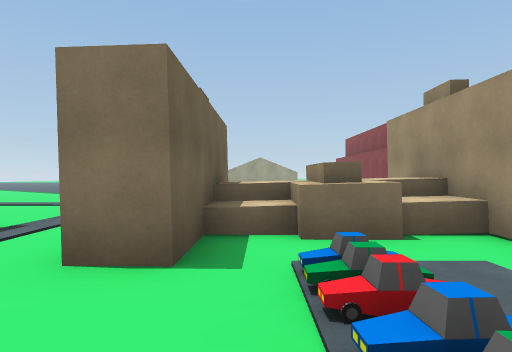
[1] (above)

24 first-person views from a walk through a 3-D level made in the Unity game engine. The camera is 1.5 m above the floor, looks level and sees 75° across. The floor is counted in squares, 2 m on a side. Each view is taken from the middle of a square. On the plan, view 1 faces up. The plan holds only what a view shows up to about 11 squares ahead; the rest is blank. The place goes on beyond the plan. The player character is not drawn.

[2]
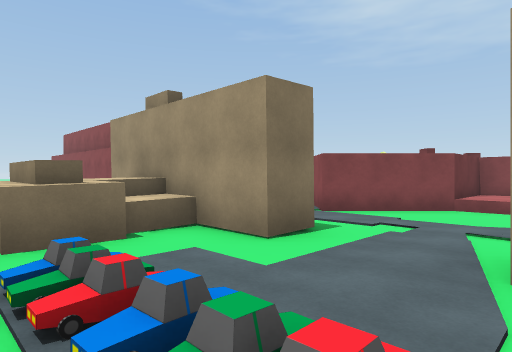

[3]
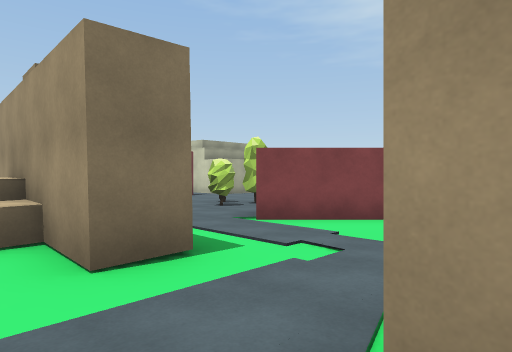

[4]
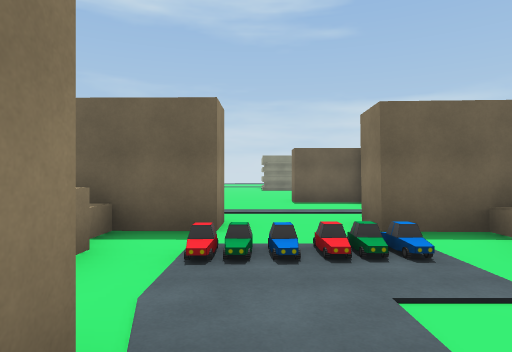

[5]
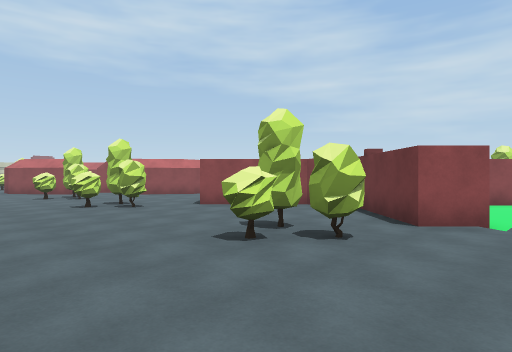

[6]
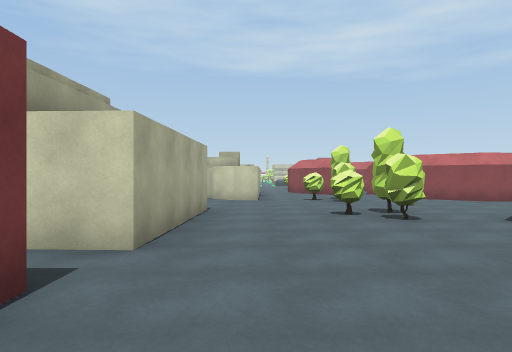

[7]
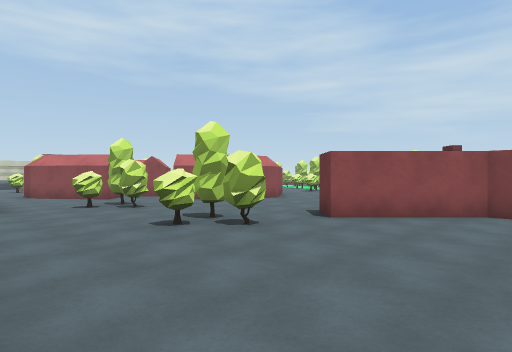

[8]
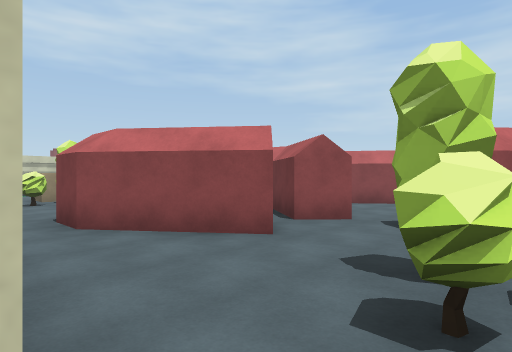

[9]
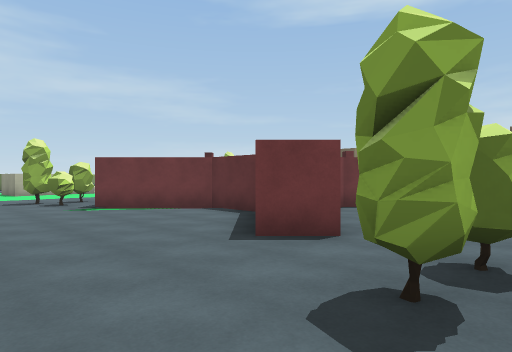

[10]
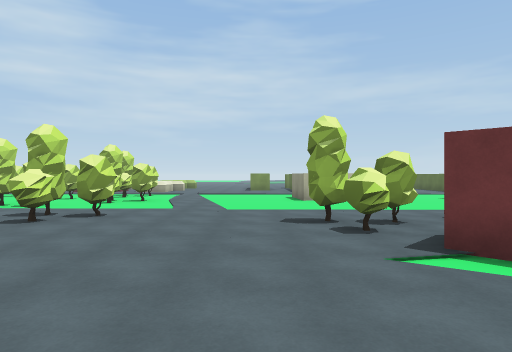

[11]
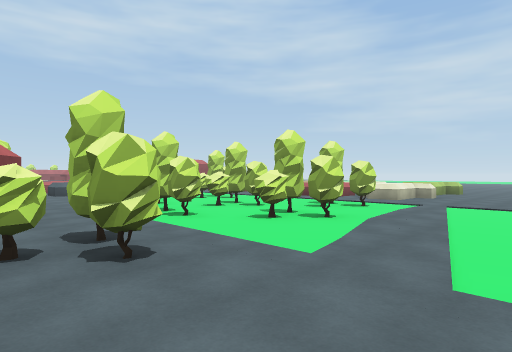

[12]
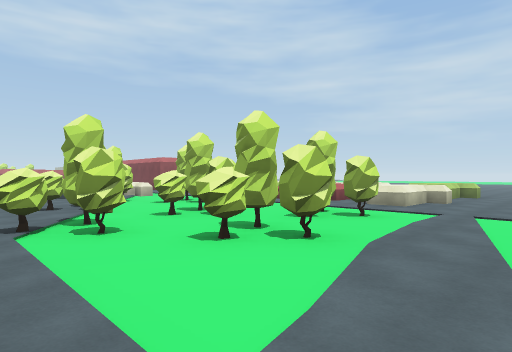

[13]
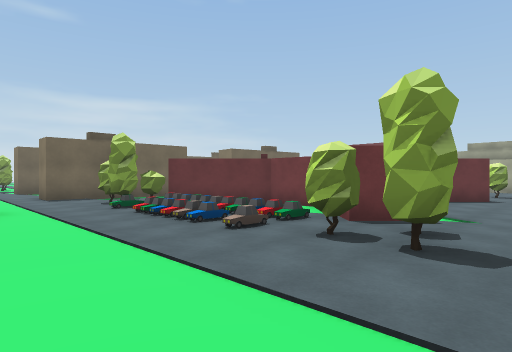

[14]
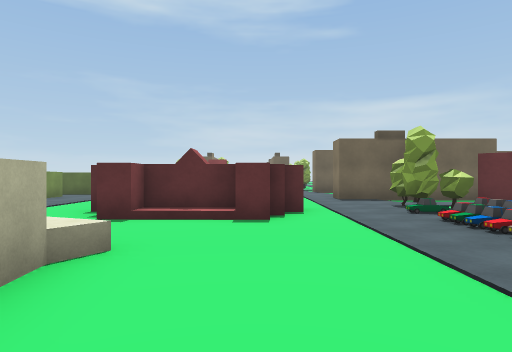

[15]
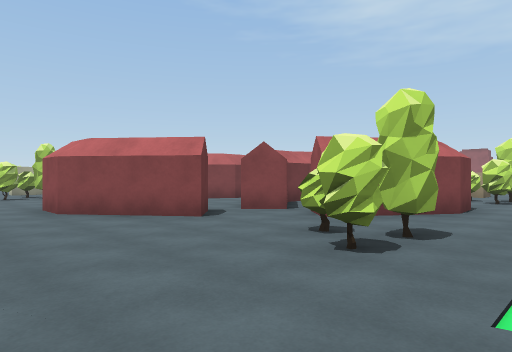

[16]
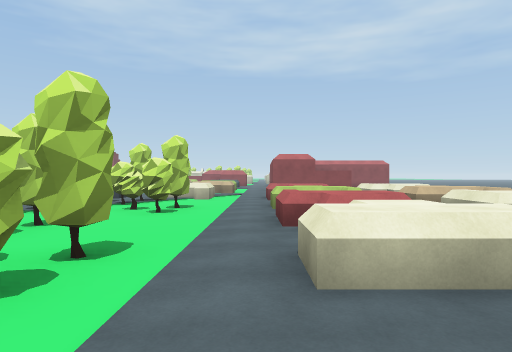

[17]
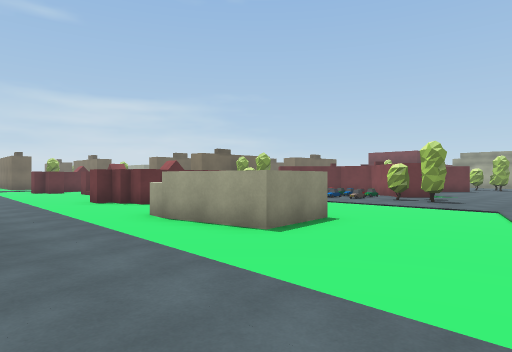

[18]
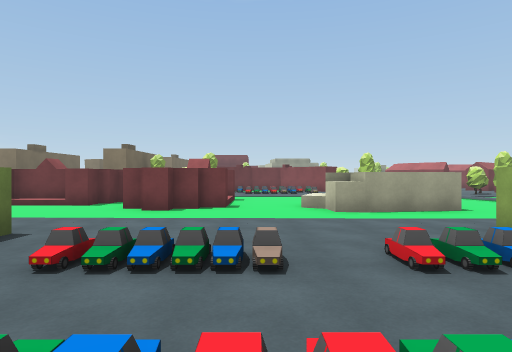

[19]
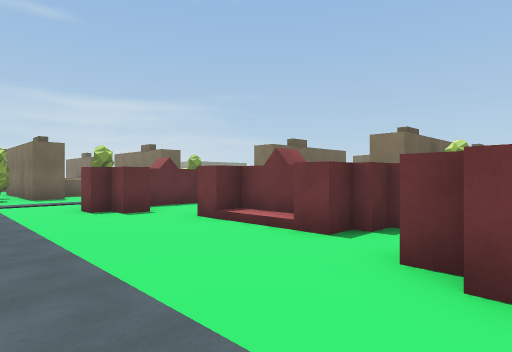

[20]
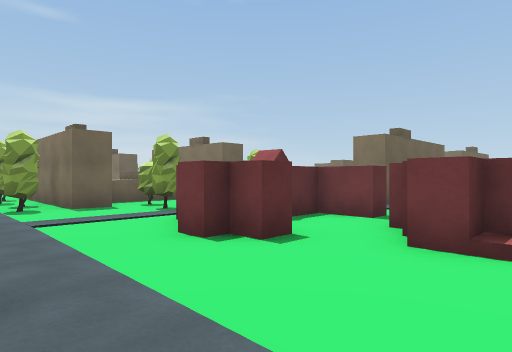

[21]
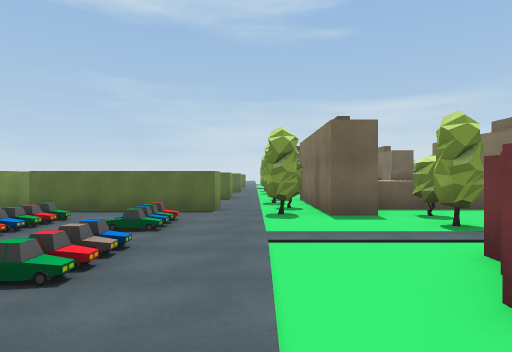

[22]
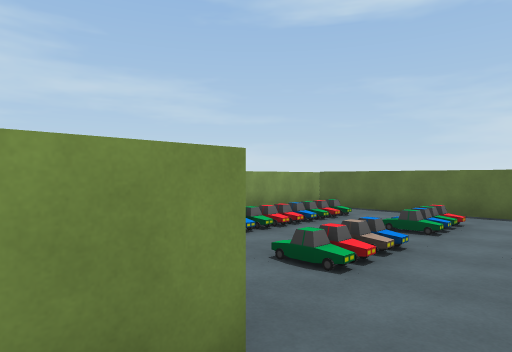

[23]
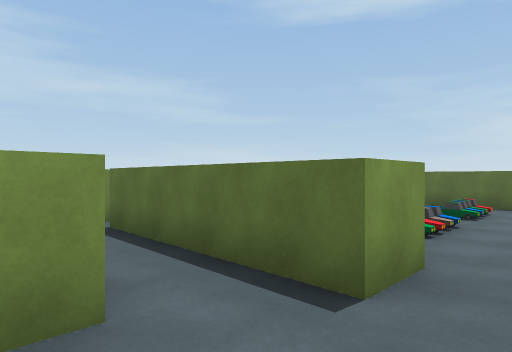

[24]
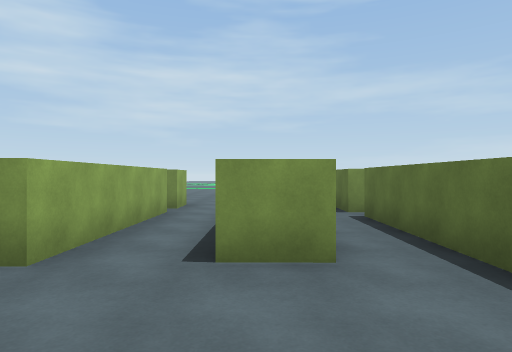

### Floor plan
Key: @ floor where view 1 was taken; # wall or solid block; x gap in a wall; . main floor; : floor 0.25 m higher than the main floor; + floor 0.5 m higher than the main floor; / step, stairs or slope; = window, fence, low wall or low ledge; ^ raised ledge; T tree; B building; O other object.
Columns run from 7 left of view 1 to 28 right of it. Each row starts with its distance up from view 1.
 11                 #.#
 10 ..          . ....####...#
  9 ...          ............#
  8  ..         .....................
  7   ..  #   # ...T.....T..TT...BB ..T.
  6   ... #^^^# ..TT....TT..TT.BBB    OO
  5     . #^#^# ..x.............
  4  #  ..#.^^# ..#....##....BBBBB
  3  #....#...##..######.....B  BB
  2 ......../......####.....BB ..B
  1 ........O....../++#.....BB ..B
  0 ......#@O.##...####......BB BBB
 -1       #^^  #. ##  ##......BBB.
 -2       #    TT #   =##.......B
 -3       #   #..TT OOOTTT....TBB    T ^
 -4       #   #..TTOOO..TT...TT..BB.TT..
 -5           ................T......TT
 -6             ................T......
 -7 ^.    ##.     ##............TT.T..
 -8 ^T..  #.##### #:..........T....  . O
 -9 ^T.T. #..#/#..##..OOO....TTTTT...T .
-10 ##...###.....##..OOOO...... .T..T.T.
-11 TT................O.......TT...TT..
-12  T..................................
-13 ##.....##...........................
-14  #.O.O. #.#.##.....# .. ..OO.OO.O OO
-15  #..... #. .# O++OO     ..OO OOOO OO
-16  #OOOO  #. .# .....     ...
-17 #       #. .#   +O       .OO OO O OO
-18 OOOO OOOO  ..   .        .OO OOOO OO
-19            .O
-20            ..
-21            ..

Where each view was taken, in squares from view 1:
view 1: 0 up, 0 right, facing up
view 2: 0 up, 0 right, facing up-right
view 3: 0 up, 2 right, facing up-right
view 4: 1 up, 4 right, facing left
view 5: 10 up, 5 right, facing down-right
view 6: 9 up, 7 right, facing right
view 7: 10 up, 9 right, facing down-right
view 8: 9 up, 17 right, facing down-right
view 9: 7 up, 16 right, facing down-left
view 10: 2 up, 15 right, facing down
view 11: 3 down, 15 right, facing down-right
view 12: 5 down, 16 right, facing down-right
view 13: 7 down, 15 right, facing up-left
view 14: 7 down, 14 right, facing left
view 15: 6 down, 15 right, facing up-right
view 16: 13 down, 17 right, facing right
view 17: 14 down, 17 right, facing up-left
view 18: 18 down, 9 right, facing up
view 19: 13 down, 7 right, facing up-left
view 20: 13 down, 3 right, facing up-left
view 21: 12 down, 1 right, facing left
view 22: 12 down, 1 right, facing down-left
view 23: 12 down, 3 right, facing down-left
view 24: 11 down, 3 right, facing down
